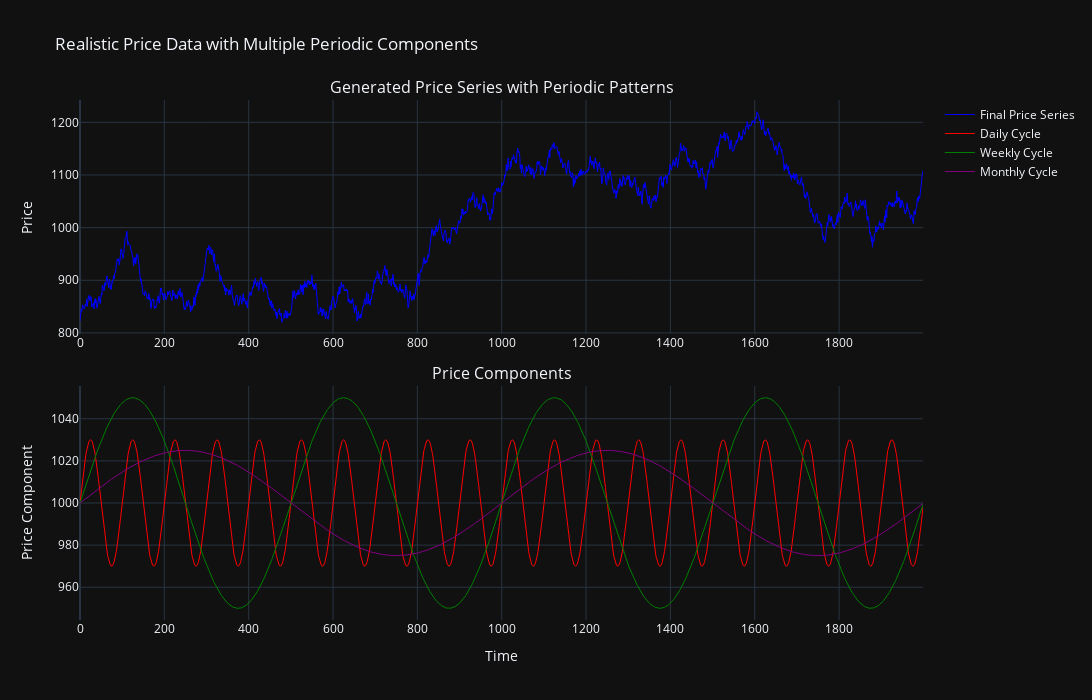

The notebook cell this image was saved under:
### Code cell
# Generate more realistic trading data with periodic patterns
n_points = 2000
base_times = np.arange(n_points)

# Create multiple periodic components of different frequencies
trend = 0.05 * base_times  # Slight upward trend
daily_cycle = 30 * np.sin(2 * np.pi * base_times / 100)  # Daily cycle
weekly_cycle = 50 * np.sin(2 * np.pi * base_times / 500)  # Weekly cycle  
monthly_cycle = 25 * np.sin(2 * np.pi * base_times / 1000)  # Monthly cycle

# Random walk component (realistic price movement)
random_walk = np.cumsum(np.random.normal(0, 8, n_points))

# Combine all components
base_price = 1000
prices = base_price + trend + daily_cycle + weekly_cycle + monthly_cycle + random_walk

# Add market volatility clusters (realistic feature)
volatility = 1 + 0.5 * np.abs(np.sin(2 * np.pi * base_times / 300))  # Volatility clustering
noise = np.random.normal(0, 3, n_points) * volatility
prices += noise

# Normalize to reasonable trading range (but don't clip - let it be dynamic)
price_range = np.max(prices) - np.min(prices)
target_range = 400  # Target range of $400
scale_factor = target_range / price_range
prices = base_price + (prices - np.mean(prices)) * scale_factor

# Create irregular timestamps
timestamps = []
price_data = []
current_time = 0.0

for i in range(n_points):
    rush_period = (i % 200) < 20  # More frequent rush periods
    time_increment = 0.1 if rush_period else 1.0
    
    current_time += time_increment
    timestamps.append(current_time)
    price_data.append(prices[i])

timestamps = np.array(timestamps)
price_data = np.array(price_data)

print(f"Generated {len(price_data)} price points")
print(f"Price range: {np.min(price_data):.2f} to {np.max(price_data):.2f}")
print(f"Price mean: {np.mean(price_data):.2f}, std: {np.std(price_data):.2f}")
print(f"Time range: {timestamps[0]:.1f} to {timestamps[-1]:.1f}")

# Visualize the price components
fig = make_subplots(
    rows=2, cols=1,
    subplot_titles=('Generated Price Series with Periodic Patterns', 'Price Components'),
    vertical_spacing=0.1
)

# Main price series
fig.add_trace(go.Scatter(
    x=base_times, y=price_data,
    mode='lines',
    name='Final Price Series',
    line=dict(color='blue', width=1)
), row=1, col=1)

# Show individual components
fig.add_trace(go.Scatter(
    x=base_times, y=base_price + daily_cycle,
    mode='lines',
    name='Daily Cycle',
    line=dict(color='red', width=1)
), row=2, col=1)

fig.add_trace(go.Scatter(
    x=base_times, y=base_price + weekly_cycle,
    mode='lines',
    name='Weekly Cycle', 
    line=dict(color='green', width=1)
), row=2, col=1)

fig.add_trace(go.Scatter(
    x=base_times, y=base_price + monthly_cycle,
    mode='lines',
    name='Monthly Cycle',
    line=dict(color='purple', width=1)
), row=2, col=1)

fig.update_layout(
    title="Realistic Price Data with Multiple Periodic Components",
    height=700,
    width=1200
)

fig.update_yaxes(title_text="Price", row=1, col=1)
fig.update_yaxes(title_text="Price Component", row=2, col=1)
fig.update_xaxes(title_text="Time", row=2, col=1)

fig.show()

### Figure 1 — Plotly figure (JSON) as saved in the notebook; plotly's stock layout.template omitted (floating-point values rounded to 4 significant figures; data arrays with more than 128 entries replaced by an {"elided": "..."} marker saying what was removed)
{"data": [{"line": {"color": "blue", "width": 1}, "mode": "lines", "name": "Final Price Series", "x": {"elided": "2000 int values"}, "y": {"elided": "2000 float values"}, "type": "scatter", "xaxis": "x", "yaxis": "y"}, {"line": {"color": "red", "width": 1}, "mode": "lines", "name": "Daily Cycle", "x": {"elided": "2000 int values"}, "y": {"elided": "2000 float values"}, "type": "scatter", "xaxis": "x2", "yaxis": "y2"}, {"line": {"color": "green", "width": 1}, "mode": "lines", "name": "Weekly Cycle", "x": {"elided": "2000 int values"}, "y": {"elided": "2000 float values"}, "type": "scatter", "xaxis": "x2", "yaxis": "y2"}, {"line": {"color": "purple", "width": 1}, "mode": "lines", "name": "Monthly Cycle", "x": {"elided": "2000 int values"}, "y": {"elided": "2000 float values"}, "type": "scatter", "xaxis": "x2", "yaxis": "y2"}], "layout": {"xaxis": {"anchor": "y", "domain": [0.0, 1.0]}, "yaxis": {"anchor": "x", "domain": [0.55, 1.0], "title": {"text": "Price"}}, "xaxis2": {"anchor": "y2", "domain": [0.0, 1.0], "title": {"text": "Time"}}, "yaxis2": {"anchor": "x2", "domain": [0.0, 0.45], "title": {"text": "Price Component"}}, "annotations": [{"font": {"size": 16}, "showarrow": false, "text": "Generated Price Series with Periodic Patterns", "x": 0.5, "xanchor": "center", "xref": "paper", "y": 1.0, "yanchor": "bottom", "yref": "paper"}, {"font": {"size": 16}, "showarrow": false, "text": "Price Components", "x": 0.5, "xanchor": "center", "xref": "paper", "y": 0.45, "yanchor": "bottom", "yref": "paper"}], "title": {"text": "Realistic Price Data with Multiple Periodic Components"}, "height": 700, "width": 1200}}
